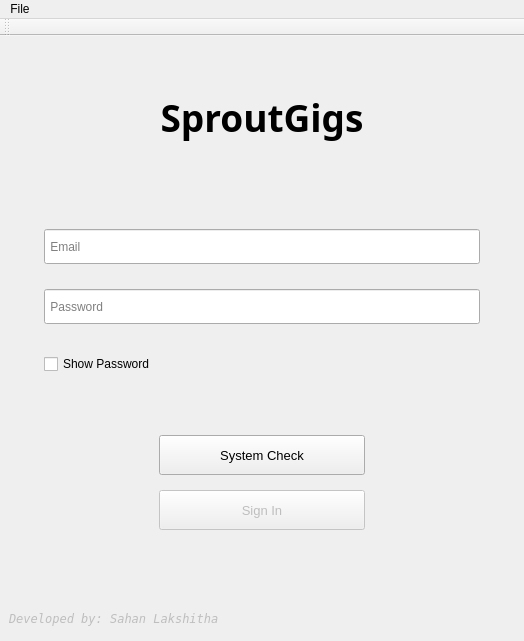
<?xml version="1.0" encoding="UTF-8"?>
<ui version="4.0">
 <class>LoginScreen</class>
 <widget class="QMainWindow" name="LoginScreen">
  <property name="geometry">
   <rect>
    <x>0</x>
    <y>0</y>
    <width>524</width>
    <height>641</height>
   </rect>
  </property>
  <property name="minimumSize">
   <size>
    <width>524</width>
    <height>641</height>
   </size>
  </property>
  <property name="maximumSize">
   <size>
    <width>524</width>
    <height>641</height>
   </size>
  </property>
  <property name="windowTitle">
   <string>MainWindow</string>
  </property>
  <widget class="QWidget" name="centralwidget">
   <property name="maximumSize">
    <size>
     <width>524</width>
     <height>601</height>
    </size>
   </property>
   <layout class="QVBoxLayout" name="verticalLayout_4">
    <property name="topMargin">
     <number>40</number>
    </property>
    <item>
     <layout class="QVBoxLayout" name="verticalLayout_3">
      <item>
       <widget class="QLabel" name="label">
        <property name="minimumSize">
         <size>
          <width>0</width>
          <height>60</height>
         </size>
        </property>
        <property name="maximumSize">
         <size>
          <width>16777215</width>
          <height>50</height>
         </size>
        </property>
        <property name="font">
         <font>
          <family>Rosewood Std Regular</family>
          <pointsize>28</pointsize>
          <weight>75</weight>
          <bold>true</bold>
         </font>
        </property>
        <property name="text">
         <string>SproutGigs</string>
        </property>
        <property name="alignment">
         <set>Qt::AlignBottom|Qt::AlignHCenter</set>
        </property>
       </widget>
      </item>
      <item>
       <layout class="QVBoxLayout" name="verticalLayout_2">
        <property name="spacing">
         <number>0</number>
        </property>
        <property name="leftMargin">
         <number>35</number>
        </property>
        <property name="topMargin">
         <number>85</number>
        </property>
        <property name="rightMargin">
         <number>35</number>
        </property>
        <item>
         <layout class="QVBoxLayout" name="verticalLayout">
          <property name="spacing">
           <number>25</number>
          </property>
          <property name="bottomMargin">
           <number>30</number>
          </property>
          <item>
           <widget class="QLineEdit" name="input_email">
            <property name="minimumSize">
             <size>
              <width>400</width>
              <height>35</height>
             </size>
            </property>
            <property name="font">
             <font>
              <pointsize>9</pointsize>
             </font>
            </property>
            <property name="placeholderText">
             <string> Email</string>
            </property>
           </widget>
          </item>
          <item>
           <widget class="QLineEdit" name="input_pwd">
            <property name="minimumSize">
             <size>
              <width>400</width>
              <height>35</height>
             </size>
            </property>
            <property name="font">
             <font>
              <pointsize>9</pointsize>
             </font>
            </property>
            <property name="inputMethodHints">
             <set>Qt::ImhNone</set>
            </property>
            <property name="text">
             <string/>
            </property>
            <property name="placeholderText">
             <string> Password</string>
            </property>
           </widget>
          </item>
         </layout>
        </item>
        <item>
         <widget class="QCheckBox" name="check_show_pwd">
          <property name="text">
           <string>Show Password</string>
          </property>
         </widget>
        </item>
       </layout>
      </item>
      <item>
       <layout class="QVBoxLayout" name="layout_buts_2" stretch="0,0">
        <property name="spacing">
         <number>15</number>
        </property>
        <property name="leftMargin">
         <number>150</number>
        </property>
        <property name="topMargin">
         <number>55</number>
        </property>
        <property name="rightMargin">
         <number>150</number>
        </property>
        <property name="bottomMargin">
         <number>70</number>
        </property>
        <item>
         <widget class="QPushButton" name="but_check">
          <property name="minimumSize">
           <size>
            <width>150</width>
            <height>40</height>
           </size>
          </property>
          <property name="font">
           <font>
            <pointsize>10</pointsize>
           </font>
          </property>
          <property name="text">
           <string>System Check</string>
          </property>
         </widget>
        </item>
        <item>
         <widget class="QPushButton" name="but_login">
          <property name="enabled">
           <bool>false</bool>
          </property>
          <property name="minimumSize">
           <size>
            <width>150</width>
            <height>40</height>
           </size>
          </property>
          <property name="font">
           <font>
            <pointsize>10</pointsize>
           </font>
          </property>
          <property name="text">
           <string>Sign In</string>
          </property>
         </widget>
        </item>
       </layout>
      </item>
      <item>
       <widget class="QLabel" name="label_2">
        <property name="enabled">
         <bool>false</bool>
        </property>
        <property name="minimumSize">
         <size>
          <width>0</width>
          <height>15</height>
         </size>
        </property>
        <property name="maximumSize">
         <size>
          <width>16777215</width>
          <height>30</height>
         </size>
        </property>
        <property name="font">
         <font>
          <family>Fixedsys</family>
          <italic>true</italic>
         </font>
        </property>
        <property name="text">
         <string>Developed by: Sahan Lakshitha</string>
        </property>
        <property name="alignment">
         <set>Qt::AlignBottom|Qt::AlignLeading|Qt::AlignLeft</set>
        </property>
        <property name="wordWrap">
         <bool>false</bool>
        </property>
       </widget>
      </item>
     </layout>
    </item>
   </layout>
  </widget>
  <widget class="QMenuBar" name="menubar">
   <property name="geometry">
    <rect>
     <x>0</x>
     <y>0</y>
     <width>524</width>
     <height>26</height>
    </rect>
   </property>
   <widget class="QMenu" name="menuFile">
    <property name="title">
     <string>File</string>
    </property>
    <addaction name="action_add_account"/>
    <addaction name="action_remove_account"/>
    <addaction name="action_exit"/>
   </widget>
   <addaction name="menuFile"/>
  </widget>
  <widget class="QToolBar" name="toolBar">
   <property name="maximumSize">
    <size>
     <width>16777215</width>
     <height>30</height>
    </size>
   </property>
   <property name="windowTitle">
    <string>toolBar</string>
   </property>
   <attribute name="toolBarArea">
    <enum>TopToolBarArea</enum>
   </attribute>
   <attribute name="toolBarBreak">
    <bool>false</bool>
   </attribute>
  </widget>
  <action name="action_add_account">
   <property name="text">
    <string>Add Account</string>
   </property>
  </action>
  <action name="action_remove_account">
   <property name="text">
    <string>Remove Account</string>
   </property>
  </action>
  <action name="action_exit">
   <property name="text">
    <string>Exit</string>
   </property>
  </action>
 </widget>
 <resources/>
 <connections/>
</ui>
